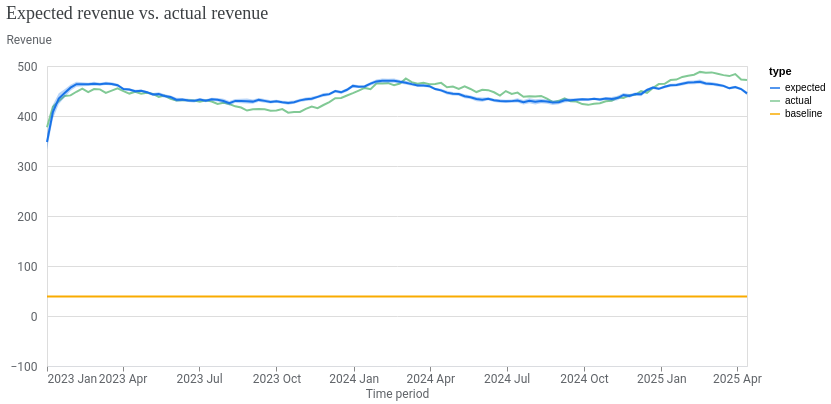

The cell this chart's notebook holds for it:
### Code cell
fit.plot_model_fit()

### Figure 1 — Vega-Lite specification as saved in the notebook (floating-point values rounded to 4 significant figures; data arrays with more than 128 entries replaced by an {"elided": "..."} marker saying what was removed)
{"config": {"view": {"continuousWidth": 300, "continuousHeight": 300}, "axis": {"labelColor": "#5F6368", "labelFont": "Roboto", "labelFontSize": 12, "titleColor": "#5F6368", "titleFont": "Roboto", "titleFontSize": 12, "titleFontWeight": "normal"}}, "layer": [{"mark": {"type": "line"}, "encoding": {"color": {"field": "type", "scale": {"domain": ["expected", "actual", "baseline"], "range": ["#1A73E8", "#81C995", "#F9AB00"]}, "type": "nominal"}, "x": {"axis": {"domainColor": "#DADCE0", "format": "%Y %b", "grid": false, "tickCount": 8}, "field": "time", "title": "Time period", "type": "temporal"}, "y": {"axis": {"domain": false, "labelExpr": "replace(format(datum.value, '.3~s'), 'G', 'B')", "labelPadding": 10, "tickCount": 5, "ticks": false, "titleAlign": "left", "titleAngle": 0, "titleY": -20}, "field": "mean", "title": "Revenue", "type": "quantitative"}}}, {"mark": {"type": "rule", "opacity": 0}, "encoding": {"opacity": {"condition": {"param": "param_3", "value": 0.3, "empty": false}, "value": 0}, "tooltip": [{"field": "time", "title": "Time period", "type": "temporal"}, {"field": "expected", "format": ",.0f", "title": "Expected", "type": "quantitative"}, {"field": "actual", "format": ",.0f", "title": "Actual", "type": "quantitative"}, {"field": "baseline", "format": ",.0f", "title": "Baseline", "type": "quantitative"}], "x": {"field": "time", "type": "temporal"}}, "name": "view_3", "transform": [{"pivot": "type", "value": "mean", "groupby": ["time"]}]}, {"mark": {"type": "circle", "filled": false, "size": 36}, "encoding": {"color": {"field": "type", "legend": null, "scale": {"domain": ["expected", "actual", "baseline"], "range": ["#1A73E8", "#81C995", "#F9AB00"]}, "type": "nominal"}, "opacity": {"condition": {"param": "param_3", "value": 1, "empty": false}, "value": 0}, "x": {"field": "time", "type": "temporal"}, "y": {"field": "mean", "type": "quantitative"}}}, {"mark": {"type": "area", "opacity": 0.3}, "encoding": {"color": {"field": "type", "legend": null, "scale": {"domain": ["expected"], "range": ["#1A73E8"]}, "type": "nominal"}, "x": {"field": "time", "type": "temporal"}, "y": {"field": "ci_hi", "type": "quantitative"}, "y2": {"field": "ci_lo"}}}], "data": {"name": "data-509e25fd7491b52ea8cbce9eecb641e1"}, "params": [{"name": "param_3", "select": {"type": "point", "clear": "pointerout", "fields": ["time"], "nearest": true, "on": "pointerover"}, "views": ["view_3"]}], "resolve": {"scale": {"color": "independent"}}, "title": {"text": "Expected revenue vs. actual revenue", "anchor": "start", "color": "#3C4043", "font": "Google Sans Display", "fontSize": 18, "fontWeight": "normal", "offset": 10}, "width": 700, "$schema": "https://vega.github.io/schema/vega-lite/v5.20.1.json", "datasets": {"data-509e25fd7491b52ea8cbce9eecb641e1": {"elided": "360 records"}}}
